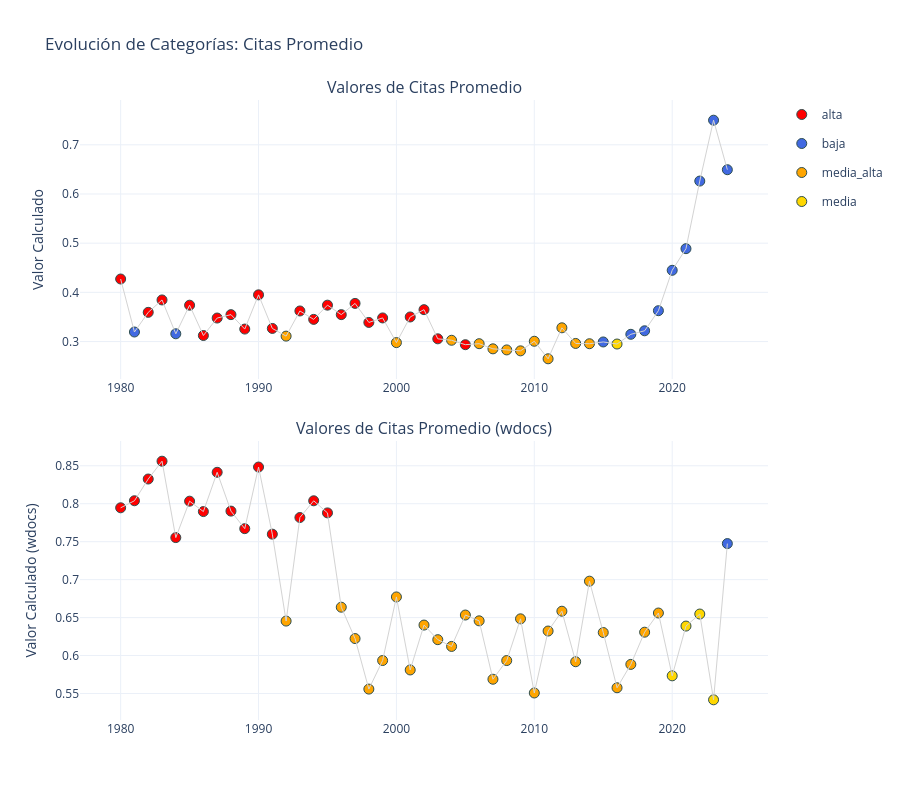

Notebook cell for this chart:
### Code cell
# Evolución de Categorías

df_combinado = cat_plots.cargar_datos_categorias(cfg.LEVEL)
cat_plots.plot_evolucion_categorias(df_combinado, cfg.CATEGORICAL_FEATURES, seleccion="citas", usar_lowess=False)

#citas, referencias, porcentaje_docs_int, autores

### Figure 1 — Plotly figure (JSON) as saved in the notebook; plotly's stock layout.template omitted (floating-point values rounded to 4 significant figures)
{"data": [{"hovertemplate": "unw_Ave_citations=alta<br>year=%{x}<br>unw_Ave_citations_value=%{y}<extra></extra>", "legendgroup": "alta", "marker": {"color": "red", "line": {"color": "DarkSlateGrey", "width": 1}, "size": 10, "symbol": "circle"}, "mode": "markers", "name": "alta", "orientation": "v", "showlegend": true, "type": "scatter", "x": [1980, 1982, 1983, 1985, 1986, 1987, 1988, 1989, 1990, 1991, 1993, 1994, 1995, 1996, 1997, 1998, 1999, 2001, 2002, 2003, 2005], "xaxis": "x", "y": [0.4272, 0.3594, 0.3846, 0.3739, 0.3123, 0.3478, 0.3547, 0.3254, 0.395, 0.3267, 0.3622, 0.3451, 0.374, 0.3548, 0.3776, 0.3389, 0.348, 0.35, 0.3649, 0.3056, 0.2936], "yaxis": "y"}, {"hovertemplate": "unw_Ave_citations=baja<br>year=%{x}<br>unw_Ave_citations_value=%{y}<extra></extra>", "legendgroup": "baja", "marker": {"color": "royalblue", "line": {"color": "DarkSlateGrey", "width": 1}, "size": 10, "symbol": "circle"}, "mode": "markers", "name": "baja", "orientation": "v", "showlegend": true, "type": "scatter", "x": [1981, 1984, 2015, 2017, 2018, 2019, 2020, 2021, 2022, 2023, 2024], "xaxis": "x", "y": [0.3194, 0.3158, 0.2992, 0.3147, 0.3219, 0.3627, 0.4448, 0.4888, 0.6263, 0.75, 0.6494], "yaxis": "y"}, {"hovertemplate": "unw_Ave_citations=media_alta<br>year=%{x}<br>unw_Ave_citations_value=%{y}<extra></extra>", "legendgroup": "media_alta", "marker": {"color": "orange", "line": {"color": "DarkSlateGrey", "width": 1}, "size": 10, "symbol": "circle"}, "mode": "markers", "name": "media_alta", "orientation": "v", "showlegend": true, "type": "scatter", "x": [1992, 2000, 2004, 2006, 2007, 2008, 2009, 2010, 2011, 2012, 2013, 2014], "xaxis": "x", "y": [0.3111, 0.2979, 0.3026, 0.2957, 0.2852, 0.283, 0.2811, 0.3006, 0.265, 0.328, 0.2962, 0.2956], "yaxis": "y"}, {"hovertemplate": "unw_Ave_citations=media<br>year=%{x}<br>unw_Ave_citations_value=%{y}<extra></extra>", "legendgroup": "media", "marker": {"color": "gold", "line": {"color": "DarkSlateGrey", "width": 1}, "size": 10, "symbol": "circle"}, "mode": "markers", "name": "media", "orientation": "v", "showlegend": true, "type": "scatter", "x": [2016], "xaxis": "x", "y": [0.295], "yaxis": "y"}, {"hoverinfo": "skip", "line": {"color": "lightgray", "width": 1}, "mode": "lines", "showlegend": false, "type": "scatter", "x": [1980, 1981, 1982, 1983, 1984, 1985, 1986, 1987, 1988, 1989, 1990, 1991, 1992, 1993, 1994, 1995, 1996, 1997, 1998, 1999, 2000, 2001, 2002, 2003, 2004, 2005, 2006, 2007, 2008, 2009, 2010, 2011, 2012, 2013, 2014, 2015, 2016, 2017, 2018, 2019, 2020, 2021, 2022, 2023, 2024], "xaxis": "x", "y": [0.4272, 0.3194, 0.3594, 0.3846, 0.3158, 0.3739, 0.3123, 0.3478, 0.3547, 0.3254, 0.395, 0.3267, 0.3111, 0.3622, 0.3451, 0.374, 0.3548, 0.3776, 0.3389, 0.348, 0.2979, 0.35, 0.3649, 0.3056, 0.3026, 0.2936, 0.2957, 0.2852, 0.283, 0.2811, 0.3006, 0.265, 0.328, 0.2962, 0.2956, 0.2992, 0.295, 0.3147, 0.3219, 0.3627, 0.4448, 0.4888, 0.6263, 0.75, 0.6494], "yaxis": "y"}, {"hovertemplate": "wdocs_Ave_citations=alta<br>year=%{x}<br>wdocs_Ave_citations_value=%{y}<extra></extra>", "legendgroup": "alta", "marker": {"color": "red", "line": {"color": "DarkSlateGrey", "width": 1}, "size": 10, "symbol": "circle"}, "mode": "markers", "name": "alta", "orientation": "v", "showlegend": false, "type": "scatter", "x": [1980, 1981, 1982, 1983, 1984, 1985, 1986, 1987, 1988, 1989, 1990, 1991, 1993, 1994, 1995], "xaxis": "x2", "y": [0.7946, 0.8039, 0.8325, 0.856, 0.7554, 0.8034, 0.7897, 0.8414, 0.7903, 0.7672, 0.8483, 0.7599, 0.7818, 0.8039, 0.7879], "yaxis": "y2"}, {"hovertemplate": "wdocs_Ave_citations=media_alta<br>year=%{x}<br>wdocs_Ave_citations_value=%{y}<extra></extra>", "legendgroup": "media_alta", "marker": {"color": "orange", "line": {"color": "DarkSlateGrey", "width": 1}, "size": 10, "symbol": "circle"}, "mode": "markers", "name": "media_alta", "orientation": "v", "showlegend": false, "type": "scatter", "x": [1992, 1996, 1997, 1998, 1999, 2000, 2001, 2002, 2003, 2004, 2005, 2006, 2007, 2008, 2009, 2010, 2011, 2012, 2013, 2014, 2015, 2016, 2017, 2018, 2019], "xaxis": "x2", "y": [0.6454, 0.6637, 0.6224, 0.5558, 0.5934, 0.6772, 0.581, 0.6401, 0.6209, 0.612, 0.6534, 0.6457, 0.5688, 0.5934, 0.6484, 0.5507, 0.6323, 0.6584, 0.5918, 0.698, 0.6303, 0.5576, 0.5883, 0.6308, 0.656], "yaxis": "y2"}, {"hovertemplate": "wdocs_Ave_citations=media<br>year=%{x}<br>wdocs_Ave_citations_value=%{y}<extra></extra>", "legendgroup": "media", "marker": {"color": "gold", "line": {"color": "DarkSlateGrey", "width": 1}, "size": 10, "symbol": "circle"}, "mode": "markers", "name": "media", "orientation": "v", "showlegend": false, "type": "scatter", "x": [2020, 2021, 2022, 2023], "xaxis": "x2", "y": [0.5733, 0.6388, 0.6547, 0.5417], "yaxis": "y2"}, {"hovertemplate": "wdocs_Ave_citations=baja<br>year=%{x}<br>wdocs_Ave_citations_value=%{y}<extra></extra>", "legendgroup": "baja", "marker": {"color": "royalblue", "line": {"color": "DarkSlateGrey", "width": 1}, "size": 10, "symbol": "circle"}, "mode": "markers", "name": "baja", "orientation": "v", "showlegend": false, "type": "scatter", "x": [2024], "xaxis": "x2", "y": [0.7475], "yaxis": "y2"}, {"hoverinfo": "skip", "line": {"color": "lightgray", "width": 1}, "mode": "lines", "showlegend": false, "type": "scatter", "x": [1980, 1981, 1982, 1983, 1984, 1985, 1986, 1987, 1988, 1989, 1990, 1991, 1992, 1993, 1994, 1995, 1996, 1997, 1998, 1999, 2000, 2001, 2002, 2003, 2004, 2005, 2006, 2007, 2008, 2009, 2010, 2011, 2012, 2013, 2014, 2015, 2016, 2017, 2018, 2019, 2020, 2021, 2022, 2023, 2024], "xaxis": "x2", "y": [0.7946, 0.8039, 0.8325, 0.856, 0.7554, 0.8034, 0.7897, 0.8414, 0.7903, 0.7672, 0.8483, 0.7599, 0.6454, 0.7818, 0.8039, 0.7879, 0.6637, 0.6224, 0.5558, 0.5934, 0.6772, 0.581, 0.6401, 0.6209, 0.612, 0.6534, 0.6457, 0.5688, 0.5934, 0.6484, 0.5507, 0.6323, 0.6584, 0.5918, 0.698, 0.6303, 0.5576, 0.5883, 0.6308, 0.656, 0.5733, 0.6388, 0.6547, 0.5417, 0.7475], "yaxis": "y2"}], "layout": {"annotations": [{"font": {"size": 16}, "showarrow": false, "text": "Valores de Citas Promedio", "x": 0.5, "xanchor": "center", "xref": "paper", "y": 1, "yanchor": "bottom", "yref": "paper"}, {"font": {"size": 16}, "showarrow": false, "text": "Valores de Citas Promedio (wdocs)", "x": 0.5, "xanchor": "center", "xref": "paper", "y": 0.45, "yanchor": "bottom", "yref": "paper"}], "height": 800, "hovermode": "closest", "title": {"text": "Evolución de Categorías: Citas Promedio"}, "xaxis": {"anchor": "y", "domain": [0, 1]}, "xaxis2": {"anchor": "y2", "domain": [0, 1]}, "yaxis": {"anchor": "x", "domain": [0.55, 1], "title": {"text": "Valor Calculado"}}, "yaxis2": {"anchor": "x2", "domain": [0, 0.45], "title": {"text": "Valor Calculado (wdocs)"}}}}
